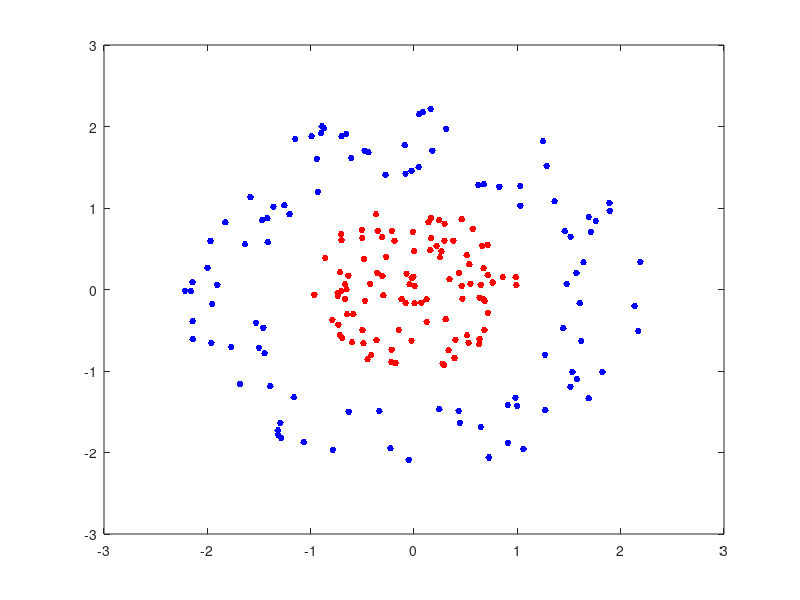

Write the MATLAB code that produced this figure. (Note: this script raises an error after producing the figure.)
% Data generation
rng(1);                             % For reproducibility
r = sqrt(rand(100,1));              % Radius
t = 2*pi*rand(100,1);               % Angle
data1 = [r.*cos(t), r.*sin(t)];     % Points
r2 = sqrt(3*rand(100,1)+2);         % Radius
t2 = 2*pi*rand(100,1);              % Angle
data2 = [r2.*cos(t2), r2.*sin(t2)]; % Points

% Visualize the data
figure;
plot(data1(:,1),data1(:,2),'r.','MarkerSize',15)
hold on
plot(data2(:,1),data2(:,2),'b.','MarkerSize',15)
ezpolar(@(x)1);ezpolar(@(x)2);
axis equal
hold off

% Combine data and assign class labels
data3 = [data1;data2];
theclass = ones(200,1);
theclass(1:100) = -1;

% ===========
% Question 2a
% ===========
[a, b] = kernPercGD(data3,theclass);
N = size(data3,1);

% Grid step size
d = 0.02;

[x1Grid,x2Grid] = meshgrid(min(data3(:,1)):d:max(data3(:,1)), ...
     min(data3(:,2)):d:max(data3(:,2)));
xGrid = [x1Grid(:),x2Grid(:)]; 
scores = zeros(size(xGrid,1),1);

for i = 1:size(xGrid,1)
    row = xGrid(i,:);
    scores_total = 0;
    
    for j = 1:N
        plot_data = data3(j,:) * row';
        plot_data = plot_data + 1;
        plot_data = plot_data ^ 2;
        scores_total = scores_total + (a(j) * theclass(j) * plot_data);
    end
    scores_total = scores_total + b;
    scores(i) = scores_total;
end

figure;
plot(data1(:,1),data1(:,2),'r.','MarkerSize',15)
hold on
plot(data2(:,1),data2(:,2),'b.','MarkerSize',15)
ezpolar(@(x)1);ezpolar(@(x)2);
axis equal

gscatter(data3(:,1),data3(:,2),theclass,'rb','.');
ezpolar(@(x)1);
contour(x1Grid,x2Grid,reshape(scores,size(x1Grid)),[0 0],'k');

train_err_rate = 0;

for i=1:size(data3,1)
    scores_total = 0;    
    row = data3(i,:);
    for j = 1:size(data3,1)
        plot_data = row*data3(j,:)';
        plot_data = plot_data + 1;
        plot_data = plot_data ^ 2;
        scores_total = scores_total + (a(j) * theclass(j) * plot_data);
    end
    
    if sign(scores_total + b) ~= theclass(i)
        train_err_rate = train_err_rate+1;
    end
end

train_err_rate = train_err_rate / size(data3,1);
disp(["Training error rate for data3 data: ", num2str(train_err_rate )]);

% ===========
% Question 2b
% ===========
cl = fitcsvm(data3,theclass,'KernelFunction','polynomial','PolynomialOrder',2,'BoxConstraint',1);

% Predict scores over the grid
d = 0.02;
[~,scores] = predict(cl,xGrid);

% Plot the data and the decision boundary
h(1:2) = gscatter(data3(:,1),data3(:,2),theclass,'rb','.');
hold on
ezpolar(@(x)1);
h(3) = plot(data3(cl.IsSupportVector,1),data3(cl.IsSupportVector,2),'ko');
contour(x1Grid,x2Grid,reshape(scores(:,2),size(x1Grid)),[0 0],'g');
legend(h,{'-1','+1','Support Vectors'});
axis equal
hold off

% ===========
% Question 2c
% ===========
% Classify training data and find training error
optdigits49_train=load('optdigits49_train.txt');
train49 = optdigits49_train(:,1:end-1);
class49 = optdigits49_train(:,end);
[a49, b49] = kernPercGD(train49, class49);
train_err_rate=0;

for i = 1:size(train49,1)
    scores_total = 0;
    row = train49(i,:);
    for j = 1:size(train49,1)
        plot_data = row*train49(j,:)';
        plot_data = plot_data + 1;
        plot_data = plot_data ^ 2;
        scores_total = scores_total + (a49(j) * class49(j) * plot_data);
    end
    
    if sign(scores_total + b49) ~= class49(i)
        train_err_rate = train_err_rate+1;
    end
        
end
train_err_rate = train_err_rate / size(train49,1);
disp(["Training error rate for optdigits49 data: ", num2str(train_err_rate )]);

optdigits49_test = load('optdigits49_test.txt');
test49 = optdigits49_test(:,1:end-1);
testclass49 = optdigits49_test(:,end);
test_error49 = 0;

for t = 1:size(test49,1)
    scores_total = 0;
    
    row = test49(t,:);
    for i = 1:size(train49,1)
        plot_data = row * train49(i,:)';
        plot_data = plot_data + 1;
        plot_data = plot_data ^ 2;
        scores_total = scores_total + (a49(i) * class49(i) * plot_data);
    end
    
    if sign(scores_total + b49) ~= testclass49(t)
        test_error49 = test_error49 + 1;
    end
        
end

test_error49 = test_error49 / size(test49,1);
disp(["Testing error rate for optdigits49 data: ", num2str(test_error49)]);

optdigits79_train=load('optdigits79_train.txt');
train79 = optdigits79_train(:,1:end-1);
class79 = optdigits79_train(:,end);

[a79, b79] = kernPercGD(train79, class79);
training_error79=0;

for i = 1:size(train79,1)
    scores_total = 0;
    row = train79(i,:);
    for j = 1:size(train79,1)
        plot_data = row * train79(j,:)';
        plot_data = plot_data + 1;
        plot_data = plot_data ^ 2;
        scores_total = scores_total + (a79(j) * class79(j) * plot_data);
    end
    
    if sign(scores_total + b79) ~= class79(i)
        training_error79 = training_error79 + 1;
    end
end

training_error79 = training_error79 / size(train79,1);
disp(["Training error rate for optdigits79 data: ", num2str(training_error79 )]);

optdigits79_test=load('optdigits79_test.txt');
test79 = optdigits79_test(:, 1:end-1);
testclass79 = optdigits79_test(:, end);
test_error79 = 0;

for i = 1:size(test79,1)
    scores_total = 0;
    row = test79(i,:);
    for j=1:size(train79,1)
        plot_data = row * train79(j,:)';
        plot_data = plot_data + 1;
        plot_data = plot_data ^ 2;
        scores_total = scores_total + (a79(j) * class79(j) * plot_data);
    end
    
    if sign(scores_total + b79) ~= testclass79(i)
        test_error79 = test_error79 + 1;
    end 
end

test_error79 = test_error79 / size(test79,1);
disp(["Testing error rate for optdigits79 data: ", num2str(test_error79)]);